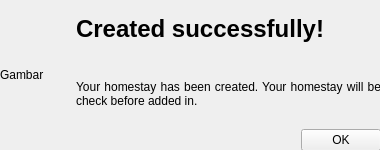
<?xml version="1.0" encoding="UTF-8"?>
<ui version="4.0">
 <class>PopupHomestayAdd</class>
 <widget class="QWidget" name="PopupHomestayAdd">
  <property name="geometry">
   <rect>
    <x>0</x>
    <y>0</y>
    <width>380</width>
    <height>150</height>
   </rect>
  </property>
  <property name="windowTitle">
   <string>Form</string>
  </property>
  <widget class="QWidget" name="horizontalLayoutWidget">
   <property name="geometry">
    <rect>
     <x>0</x>
     <y>0</y>
     <width>381</width>
     <height>151</height>
    </rect>
   </property>
   <layout class="QHBoxLayout" name="horizontalLayout">
    <item>
     <widget class="QLabel" name="picLbl">
      <property name="sizePolicy">
       <sizepolicy hsizetype="Fixed" vsizetype="Preferred">
        <horstretch>0</horstretch>
        <verstretch>0</verstretch>
       </sizepolicy>
      </property>
      <property name="minimumSize">
       <size>
        <width>70</width>
        <height>70</height>
       </size>
      </property>
      <property name="maximumSize">
       <size>
        <width>70</width>
        <height>70</height>
       </size>
      </property>
      <property name="text">
       <string>Gambar</string>
      </property>
      <property name="scaledContents">
       <bool>true</bool>
      </property>
     </widget>
    </item>
    <item>
     <layout class="QVBoxLayout" name="verticalLayout">
      <item>
       <widget class="QLabel" name="label_2">
        <property name="font">
         <font>
          <weight>75</weight>
          <bold>true</bold>
         </font>
        </property>
        <property name="text">
         <string>&lt;html&gt;&lt;head/&gt;&lt;body&gt;&lt;p&gt;&lt;span style=&quot; font-size:18pt; font-weight:600;&quot;&gt;Created successfully!&lt;/span&gt;&lt;/p&gt;&lt;/body&gt;&lt;/html&gt;</string>
        </property>
       </widget>
      </item>
      <item>
       <widget class="QLabel" name="label_3">
        <property name="text">
         <string>&lt;html&gt;&lt;head/&gt;&lt;body&gt;&lt;p align=&quot;justify&quot;&gt;Your homestay has been created. Your homestay will be check before added in.&lt;/p&gt;&lt;/body&gt;&lt;/html&gt;</string>
        </property>
        <property name="wordWrap">
         <bool>true</bool>
        </property>
       </widget>
      </item>
      <item>
       <layout class="QHBoxLayout" name="horizontalLayout_3">
        <item>
         <spacer name="horizontalSpacer">
          <property name="orientation">
           <enum>Qt::Horizontal</enum>
          </property>
          <property name="sizeHint" stdset="0">
           <size>
            <width>40</width>
            <height>20</height>
           </size>
          </property>
         </spacer>
        </item>
        <item>
         <widget class="QPushButton" name="buttonOK">
          <property name="text">
           <string>OK</string>
          </property>
         </widget>
        </item>
       </layout>
      </item>
     </layout>
    </item>
   </layout>
  </widget>
 </widget>
 <resources/>
 <connections/>
</ui>
